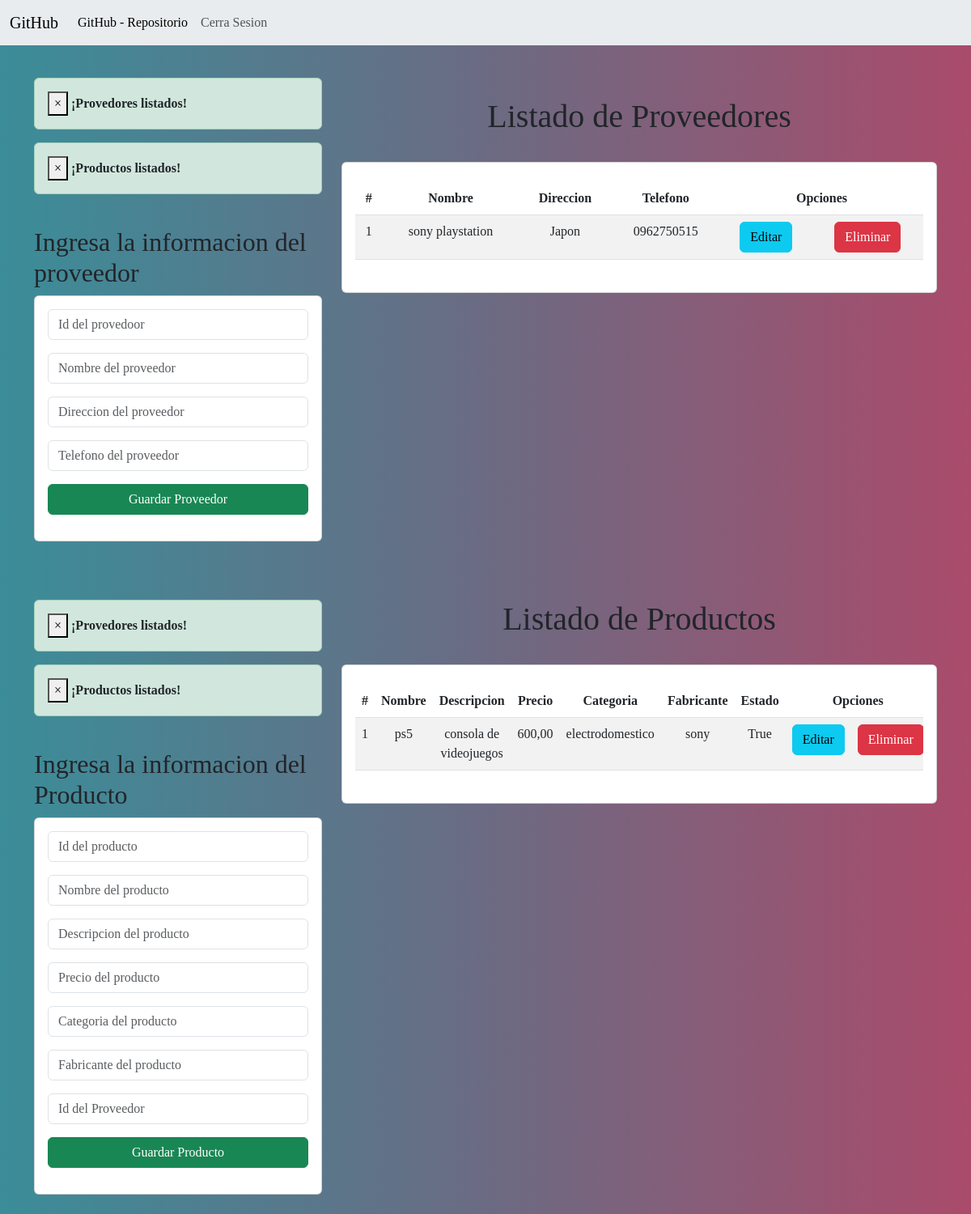
The page /gestionproducto/ on the database as committed earlier.
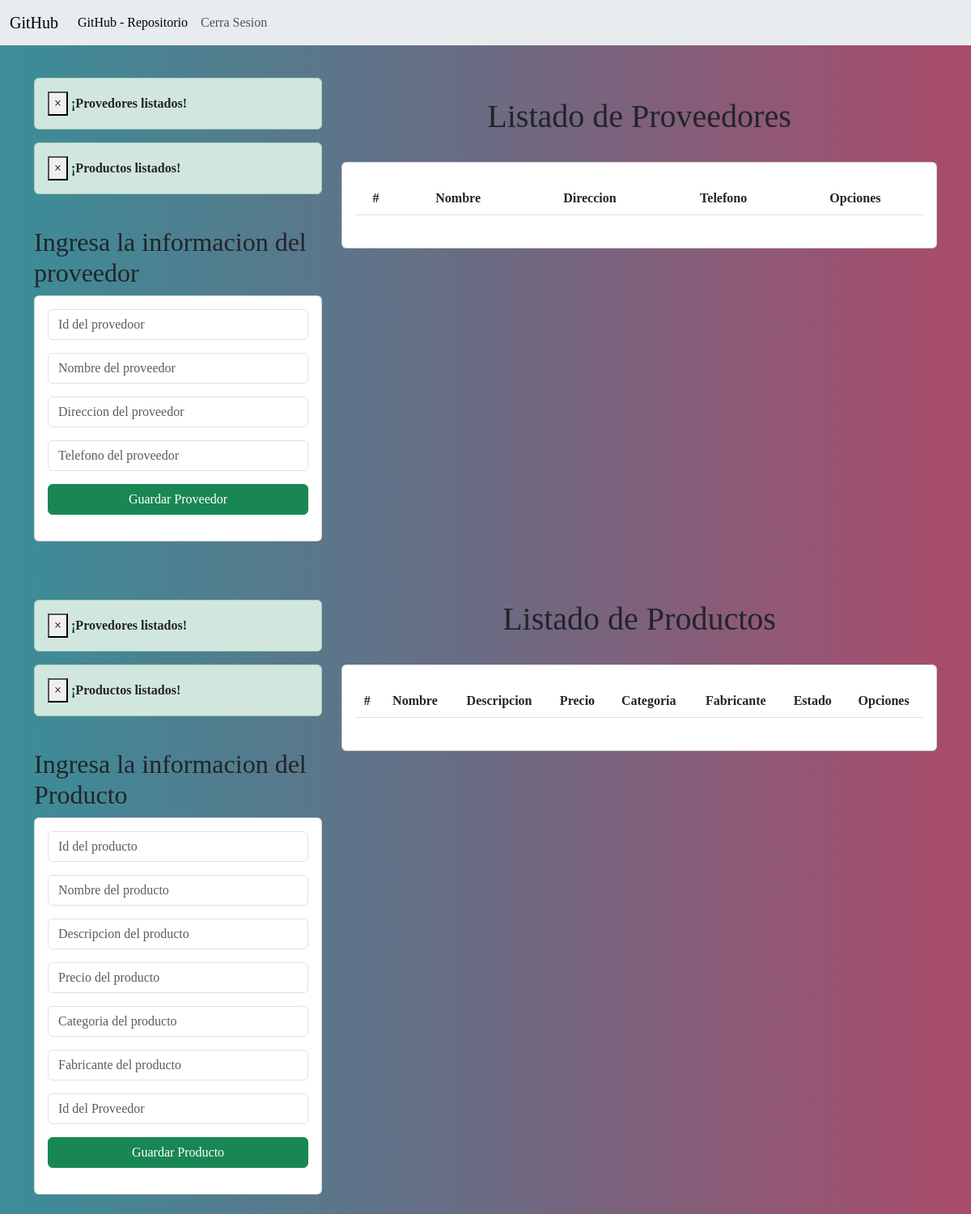
The same page on the database as committed later.
### almacenes_sans/models.py (models this page shows, shortened)
class proveedor(models.Model):
    id = models.IntegerField(primary_key=True)
    nombre = models.CharField(max_length=100)
    direccion = models.CharField(max_length=200)
    telefono = models.CharField(max_length=20)
    class Meta: db_table = 'proveedor'

class producto(models.Model):
    id = models.IntegerField(primary_key=True)
    nombre = models.CharField(max_length=100)
    descripcion = models.TextField()
    precio = models.DecimalField(max_digits=10, decimal_places=2)
    categoria = models.CharField(max_length=50)
    fabricante = models.CharField(max_length=50)
    estado = models.BooleanField(default=True)
    proveedor = models.ForeignKey(proveedor, on_delete=models.CASCADE)
    class Meta: db_table = 'producto'

### almacenes_sans/views.py (the view)
# urls.py: path('', views.home,name='gestionproducto'),
def home(request):
    proveedores = proveedor.objects.all()
    messages.success(request, '¡Provedores listados!')
    productos = producto.objects.all()
    messages.success(request, '¡Productos listados!')
    return render(request, "gestionproducto.html", {"proveedores":proveedores,
                                                    "productos": productos
                                                    })

### almacenes_sans/templates/gestionproducto.html (shortened to what this page needs)
{% extends "baseges.html" %}
{% block body %}
    <div class="row">
    <div class="col-sm-12 col-md-6 col-lg-4 col-xl-4">
        {% if messages %}
        {% for messageprov in messages %}
        <div class="alert alert-dismissible alert-success">
            <button type="button" class="close" data-dismiss="alert">&times;</button>
            <strong class="text-dark">{{ messageprov }}</strong>
        </div>
        {% endfor %}
        {% endif %}
            <br>
        <h2>Ingresa la informacion del proveedor</h2>
        <div class="card">
            <div class="card-body">
                <form action="/registrar_proovedor/" method="POST">{% csrf_token %}
                    <div class="form-group mb-3">
                        <input type="number" id="txtCodigo" name="txtid" class="form-control" placeholder="Id del provedoor"required>
                    </div>
                    <div class="form-group mb-3">
                        <input type="text" id="txtNombre" name="txtNombre" class="form-control" placeholder="Nombre del proveedor"required>
                    </div>
                    <div class="form-group mb-3">
                        <input type="text" id="txtNombre" name="txtdire" class="form-control" placeholder="Direccion del proveedor"required>
                    </div>
                    <div class="form-group mb-3">
                        <input type="text" id="txtNombre" name="txtele" class="form-control" placeholder="Telefono del proveedor"required>
                    </div>
                    <div class="form-group mb-3">
                        <button type="submit" style="display: block; width: 100%;" class="btn btn-success btn-block text-white ">Guardar Proveedor</button>
                    </div>
                </form>
            </div>
        </div>
    </div>
    <div class="col-sm-12 col-md-6 col-lg-8 col-xl-8">
        <br>
        <h1>Listado de Proveedores</h1>
    <br>
    <div class="card card-body" style="text-align: center;">
        <div class="table-responsive py-2">
            <table class="table table-striped">
                <thead>
                    <tr>
                        <th>#</th>
                        <th>Nombre</th>
                        <th>Direccion</th>
                        <th>Telefono</th>
                        <th colspan="2">Opciones</th>
                    </tr>
                </thead>
                <tbody>
                    {% for p in proveedores %}
                    <tr>
                        <td>{{p.id}}</td>
                        <td>{{p.nombre}}</td>
                        <td>{{p.direccion}}</td>
                        <td>{{p.telefono}}</td>
                       <td>
                            <form action="{% url 'editar_proveedor' id=p.id %}" method="post">
                                <button type="submit" class="btn btn-info">Editar</button>
                            </form>
                        </td>
                        <td>
                            <form action="{% url 'eliminar_proveedor' id=p.id %}" method="post">
                                <button type="submit" class="btn btn-danger">Eliminar</button>
                            </form>
                        </td>
                    </tr>
                    {% endfor %}
                </tbody>
            </table>
        </div>
    </div>
    </div>
</div>
    <br>
    <br>
    <br>
    <div class="row">
    <div class="col-sm-12 col-md-6 col-lg-4 col-xl-4">
        {% if messages %}
        {% for messageprodu in messages %}
        <div class="alert alert-dismissible alert-success">
            <button type="button" class="close" data-dismiss="alert">&times;</button>
            <strong class="text-dark">{{ messageprodu }}</strong>
        </div>
        {% endfor %}
        {% endif %}
        <br>
        <h2>Ingresa la informacion del Producto</h2>
        <div class="card">
            <div class="card-body">
                <form action="/registrar_producto/" method="POST">{% csrf_token %}
                    <div class="form-group mb-3">
                        <input type="text" id="txtCodigo" name="txtidpro" class="form-control" placeholder="Id del producto"required>
                    </div>
                    <div class="form-group mb-3">
                        <input type="text" id="txtNombre" name="txtNombrepro" class="form-control" placeholder="Nombre del producto"required>
                    </div>
                    <div class="form-group mb-3">
                        <input type="text" id="txtNombre" name="txtdescrippro" class="form-control" placeholder="Descripcion del producto"required>
                    </div>
                    <div class="form-group mb-3">
                        <input type="text" id="txtNombre" name="txtpreciopro" class="form-control" placeholder="Precio del producto"required>
                    </div>
                    <div class="form-group mb-3">
                        <input type="text" id="txtNombre" name="txtcategopro" class="form-control" placeholder="Categoria del producto"required>
                    </div>
                    <div class="form-group mb-3">
                        <input type="text" id="txtNombre" name="txtfabripro" class="form-control" placeholder="Fabricante del producto"required>
                    </div>
                    <div class="form-group mb-3">
                        <input type="number" id="txtNombre" name="txtidproovee" class="form-control" placeholder="Id del Proveedor"required>
                    </div>
                    <div class="form-group mb-3">
                        <button type="submit" style="display: block; width: 100%;" class="btn btn-success btn-block text-white">Guardar Producto</button>
                    </div>
                </form>
            </div>
        </div>
    </div>
    <div class="col-sm-12 col-md-6 col-lg-8 col-xl-8">
        <h1>Listado de Productos</h1>
    <br>
    <div class="card card-body" style="text-align: center;">
        <div class="table-responsive py-2">
            <table class="table table-striped">
                <thead>
                    <tr>
                        <th>#</th>
                        <th>Nombre</th>
                        <th>Descripcion</th>
                        <th>Precio</th>
                        <th>Categoria</th>
                        <th>Fabricante</th>
                        <th>Estado</th>
                        <th colspan="2">Opciones</th>
                    </tr>
                </thead>
                <tbody>
                    {% for p in productos %}
                    <tr>
                        <td>{{p.id}}</td>
                        <td>{{p.nombre}}</td>
                        <td>{{p.descripcion}}</td>
                        <td>{{p.precio}}</td>
                        <td>{{p.categoria}}</td>
                        <td>{{p.fabricante}}</td>
                        <td>{{p.estado}}</td>
                        <td>
                            <form action="{% url 'editar_producto' id=p.id %}" method="post">
                                <button type="submit" class="btn btn-info">Editar</button>
                            </form>
                        </td>
                        <td>
                            <form action="{% url 'eliminar_producto' id=p.id %}" method="post">
                                <button type="submit" class="btn btn-danger">Eliminar</button>
                            </form>
                        </td>
                    </tr>
                    {% endfor %}
                </tbody>
            </table>
        </div>
    </div>
    </div>
</div>
{% endblock %}

### almacenes_sans/templates/baseges.html (shortened to what this page needs)
<!DOCTYPE html>
<html lang="en">
<head>
    {% load static %}
    <link href="https://cdn.jsdelivr.net/npm/bootstrap@5.3.0-alpha2/dist/css/bootstrap.min.css"
          rel="stylesheet"
>
    <link rel="stylesheet" type="text/css" href="{% static 'css/baseges.css' %}">
</head>
<body>
    <nav class="navbar navbar-expand-lg bg-body-secondary" style="position: fixed;top: 0;width: 100%; z-index: 9999;">
      <div class="container-fluid">
            <a class="navbar-brand" href="https://github.com/SanchezCesar19">GitHub</a>
        <div class="collapse navbar-collapse" id="navbarNavAltMarkup">
          <div class="navbar-nav">
            <a class="nav-link active" aria-current="page" href="https://github.com/SanchezCesar19/Proyecto_final_Crud">GitHub - Repositorio</a>
            <a class="nav-link" href="{% url 'iniciar_sesion' %}">Cerra Sesion</a>
          </div>
        </div>
      </div>
    </nav>
    <br>
    <br>
    <br>
    <div class="container py-4">
        {% block body %}
        {% endblock %}
    </div>
</body>
</html>

### almacenes_sans/static/css/baseges.css (style rules this page uses)
body { background: #aa4b6b; background: -webkit-linear-gradient( to right, #3b8d99, #6b6b83, #aa4b6b ); background: linear-gradient( to right, #3b8d99, #6b6b83, #aa4b6b ); font-family: Zrnic; }
h1 { text-align: center; vertical-align: middle; }

Rows that differ between the two databases and show on the page:
removed proveedor: id "1", nombre "sony playstation", direccion "Japon", telefono "0962750515"
removed producto: id "1", nombre "ps5", descripcion "consola de videojuegos", precio "600,00", categoria "electrodomestico", fabricante "sony", estado "True"
